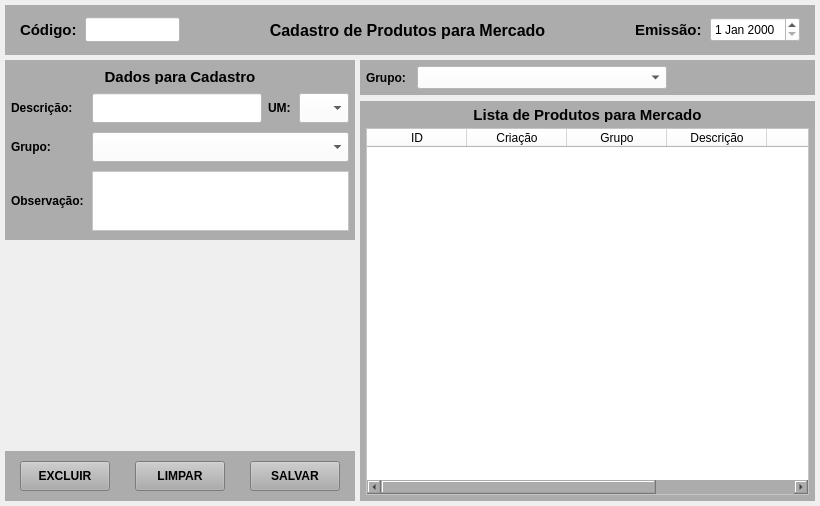
<?xml version="1.0" encoding="UTF-8"?>
<ui version="4.0">
 <class>MainWindow</class>
 <widget class="QMainWindow" name="MainWindow">
  <property name="geometry">
   <rect>
    <x>0</x>
    <y>0</y>
    <width>820</width>
    <height>506</height>
   </rect>
  </property>
  <property name="windowTitle">
   <string>Cadastro de Produtos para Mercado</string>
  </property>
  <widget class="QWidget" name="centralwidget">
   <layout class="QVBoxLayout" name="verticalLayout">
    <property name="spacing">
     <number>5</number>
    </property>
    <property name="leftMargin">
     <number>5</number>
    </property>
    <property name="topMargin">
     <number>5</number>
    </property>
    <property name="rightMargin">
     <number>5</number>
    </property>
    <property name="bottomMargin">
     <number>5</number>
    </property>
    <item>
     <widget class="QWidget" name="widget" native="true">
      <property name="minimumSize">
       <size>
        <width>0</width>
        <height>50</height>
       </size>
      </property>
      <property name="maximumSize">
       <size>
        <width>16777215</width>
        <height>50</height>
       </size>
      </property>
      <property name="styleSheet">
       <string notr="true">background-color: rgb(172, 172, 172);</string>
      </property>
      <layout class="QHBoxLayout" name="horizontalLayout">
       <property name="spacing">
        <number>5</number>
       </property>
       <property name="leftMargin">
        <number>15</number>
       </property>
       <property name="topMargin">
        <number>5</number>
       </property>
       <property name="rightMargin">
        <number>15</number>
       </property>
       <property name="bottomMargin">
        <number>5</number>
       </property>
       <item>
        <widget class="QLabel" name="label_4">
         <property name="minimumSize">
          <size>
           <width>60</width>
           <height>0</height>
          </size>
         </property>
         <property name="maximumSize">
          <size>
           <width>60</width>
           <height>16777215</height>
          </size>
         </property>
         <property name="font">
          <font>
           <pointsize>11</pointsize>
           <weight>75</weight>
           <bold>true</bold>
          </font>
         </property>
         <property name="text">
          <string>Código:</string>
         </property>
         <property name="alignment">
          <set>Qt::AlignLeading|Qt::AlignLeft|Qt::AlignVCenter</set>
         </property>
        </widget>
       </item>
       <item>
        <widget class="QLineEdit" name="line_Num">
         <property name="sizePolicy">
          <sizepolicy hsizetype="Preferred" vsizetype="Preferred">
           <horstretch>0</horstretch>
           <verstretch>0</verstretch>
          </sizepolicy>
         </property>
         <property name="minimumSize">
          <size>
           <width>95</width>
           <height>25</height>
          </size>
         </property>
         <property name="maximumSize">
          <size>
           <width>95</width>
           <height>25</height>
          </size>
         </property>
         <property name="font">
          <font>
           <pointsize>9</pointsize>
          </font>
         </property>
         <property name="styleSheet">
          <string notr="true">background-color: rgb(255, 255, 255);</string>
         </property>
         <property name="inputMask">
          <string/>
         </property>
         <property name="text">
          <string/>
         </property>
         <property name="frame">
          <bool>true</bool>
         </property>
         <property name="echoMode">
          <enum>QLineEdit::Normal</enum>
         </property>
         <property name="alignment">
          <set>Qt::AlignCenter</set>
         </property>
         <property name="dragEnabled">
          <bool>false</bool>
         </property>
         <property name="placeholderText">
          <string/>
         </property>
        </widget>
       </item>
       <item>
        <widget class="QLabel" name="label_titulo">
         <property name="font">
          <font>
           <pointsize>12</pointsize>
           <weight>75</weight>
           <bold>true</bold>
          </font>
         </property>
         <property name="text">
          <string>Cadastro de Produtos para Mercado</string>
         </property>
         <property name="alignment">
          <set>Qt::AlignCenter</set>
         </property>
        </widget>
       </item>
       <item>
        <widget class="QLabel" name="label">
         <property name="minimumSize">
          <size>
           <width>70</width>
           <height>0</height>
          </size>
         </property>
         <property name="maximumSize">
          <size>
           <width>70</width>
           <height>16777215</height>
          </size>
         </property>
         <property name="font">
          <font>
           <pointsize>11</pointsize>
           <weight>75</weight>
           <bold>true</bold>
          </font>
         </property>
         <property name="text">
          <string>Emissão:</string>
         </property>
        </widget>
       </item>
       <item>
        <widget class="QDateEdit" name="date_Emissao">
         <property name="sizePolicy">
          <sizepolicy hsizetype="Preferred" vsizetype="Preferred">
           <horstretch>0</horstretch>
           <verstretch>0</verstretch>
          </sizepolicy>
         </property>
         <property name="minimumSize">
          <size>
           <width>90</width>
           <height>25</height>
          </size>
         </property>
         <property name="maximumSize">
          <size>
           <width>90</width>
           <height>25</height>
          </size>
         </property>
         <property name="font">
          <font>
           <pointsize>9</pointsize>
           <weight>50</weight>
           <bold>false</bold>
          </font>
         </property>
         <property name="styleSheet">
          <string notr="true">background-color: rgb(255, 255, 255);</string>
         </property>
        </widget>
       </item>
      </layout>
     </widget>
    </item>
    <item>
     <widget class="QWidget" name="widget_2" native="true">
      <layout class="QGridLayout" name="gridLayout" columnstretch="0,0">
       <property name="leftMargin">
        <number>0</number>
       </property>
       <property name="topMargin">
        <number>0</number>
       </property>
       <property name="rightMargin">
        <number>0</number>
       </property>
       <property name="bottomMargin">
        <number>0</number>
       </property>
       <property name="spacing">
        <number>5</number>
       </property>
       <item row="0" column="0">
        <widget class="QWidget" name="widget_3" native="true">
         <property name="minimumSize">
          <size>
           <width>350</width>
           <height>0</height>
          </size>
         </property>
         <property name="maximumSize">
          <size>
           <width>350</width>
           <height>16777215</height>
          </size>
         </property>
         <layout class="QGridLayout" name="gridLayout_2">
          <property name="leftMargin">
           <number>0</number>
          </property>
          <property name="topMargin">
           <number>0</number>
          </property>
          <property name="rightMargin">
           <number>0</number>
          </property>
          <property name="bottomMargin">
           <number>0</number>
          </property>
          <property name="horizontalSpacing">
           <number>0</number>
          </property>
          <property name="verticalSpacing">
           <number>5</number>
          </property>
          <item row="2" column="0">
           <widget class="QWidget" name="widget_6" native="true">
            <property name="minimumSize">
             <size>
              <width>0</width>
              <height>50</height>
             </size>
            </property>
            <property name="maximumSize">
             <size>
              <width>16777215</width>
              <height>50</height>
             </size>
            </property>
            <property name="styleSheet">
             <string notr="true">background-color: rgb(172, 172, 172);</string>
            </property>
            <layout class="QHBoxLayout" name="horizontalLayout_2">
             <property name="spacing">
              <number>5</number>
             </property>
             <property name="leftMargin">
              <number>15</number>
             </property>
             <property name="topMargin">
              <number>5</number>
             </property>
             <property name="rightMargin">
              <number>15</number>
             </property>
             <property name="bottomMargin">
              <number>5</number>
             </property>
             <item>
              <widget class="QPushButton" name="btn_Excluir">
               <property name="sizePolicy">
                <sizepolicy hsizetype="Preferred" vsizetype="Preferred">
                 <horstretch>0</horstretch>
                 <verstretch>0</verstretch>
                </sizepolicy>
               </property>
               <property name="minimumSize">
                <size>
                 <width>90</width>
                 <height>30</height>
                </size>
               </property>
               <property name="maximumSize">
                <size>
                 <width>90</width>
                 <height>30</height>
                </size>
               </property>
               <property name="font">
                <font>
                 <pointsize>9</pointsize>
                 <weight>75</weight>
                 <bold>true</bold>
                </font>
               </property>
               <property name="cursor">
                <cursorShape>PointingHandCursor</cursorShape>
               </property>
               <property name="text">
                <string>EXCLUIR</string>
               </property>
              </widget>
             </item>
             <item>
              <widget class="QLabel" name="label_2">
               <property name="text">
                <string/>
               </property>
              </widget>
             </item>
             <item>
              <widget class="QPushButton" name="btn_Limpar">
               <property name="sizePolicy">
                <sizepolicy hsizetype="Preferred" vsizetype="Preferred">
                 <horstretch>0</horstretch>
                 <verstretch>0</verstretch>
                </sizepolicy>
               </property>
               <property name="minimumSize">
                <size>
                 <width>90</width>
                 <height>30</height>
                </size>
               </property>
               <property name="maximumSize">
                <size>
                 <width>90</width>
                 <height>30</height>
                </size>
               </property>
               <property name="font">
                <font>
                 <pointsize>9</pointsize>
                 <weight>75</weight>
                 <bold>true</bold>
                </font>
               </property>
               <property name="cursor">
                <cursorShape>PointingHandCursor</cursorShape>
               </property>
               <property name="text">
                <string>LIMPAR</string>
               </property>
              </widget>
             </item>
             <item>
              <widget class="QLabel" name="label_3">
               <property name="text">
                <string/>
               </property>
              </widget>
             </item>
             <item>
              <widget class="QPushButton" name="btn_Salvar">
               <property name="sizePolicy">
                <sizepolicy hsizetype="Preferred" vsizetype="Preferred">
                 <horstretch>0</horstretch>
                 <verstretch>0</verstretch>
                </sizepolicy>
               </property>
               <property name="minimumSize">
                <size>
                 <width>90</width>
                 <height>30</height>
                </size>
               </property>
               <property name="maximumSize">
                <size>
                 <width>90</width>
                 <height>30</height>
                </size>
               </property>
               <property name="font">
                <font>
                 <pointsize>9</pointsize>
                 <weight>75</weight>
                 <bold>true</bold>
                </font>
               </property>
               <property name="cursor">
                <cursorShape>PointingHandCursor</cursorShape>
               </property>
               <property name="text">
                <string>SALVAR</string>
               </property>
              </widget>
             </item>
            </layout>
           </widget>
          </item>
          <item row="0" column="0">
           <widget class="QWidget" name="widget_5" native="true">
            <property name="minimumSize">
             <size>
              <width>0</width>
              <height>150</height>
             </size>
            </property>
            <property name="maximumSize">
             <size>
              <width>16777215</width>
              <height>180</height>
             </size>
            </property>
            <property name="cursor">
             <cursorShape>ArrowCursor</cursorShape>
            </property>
            <property name="styleSheet">
             <string notr="true">background-color: rgb(172, 172, 172);</string>
            </property>
            <layout class="QVBoxLayout" name="verticalLayout_4">
             <property name="spacing">
              <number>6</number>
             </property>
             <property name="leftMargin">
              <number>6</number>
             </property>
             <property name="topMargin">
              <number>6</number>
             </property>
             <property name="rightMargin">
              <number>6</number>
             </property>
             <property name="bottomMargin">
              <number>6</number>
             </property>
             <item>
              <widget class="QLabel" name="label_titulo_2">
               <property name="minimumSize">
                <size>
                 <width>0</width>
                 <height>15</height>
                </size>
               </property>
               <property name="maximumSize">
                <size>
                 <width>16777215</width>
                 <height>15</height>
                </size>
               </property>
               <property name="font">
                <font>
                 <pointsize>11</pointsize>
                 <weight>75</weight>
                 <bold>true</bold>
                </font>
               </property>
               <property name="text">
                <string>Dados para Cadastro</string>
               </property>
               <property name="alignment">
                <set>Qt::AlignCenter</set>
               </property>
              </widget>
             </item>
             <item>
              <widget class="QWidget" name="widget_8" native="true">
               <property name="minimumSize">
                <size>
                 <width>0</width>
                 <height>25</height>
                </size>
               </property>
               <property name="maximumSize">
                <size>
                 <width>16777215</width>
                 <height>30</height>
                </size>
               </property>
               <layout class="QHBoxLayout" name="horizontalLayout_4">
                <property name="leftMargin">
                 <number>0</number>
                </property>
                <property name="topMargin">
                 <number>0</number>
                </property>
                <property name="rightMargin">
                 <number>0</number>
                </property>
                <property name="bottomMargin">
                 <number>0</number>
                </property>
                <item>
                 <widget class="QLabel" name="label_24">
                  <property name="minimumSize">
                   <size>
                    <width>75</width>
                    <height>0</height>
                   </size>
                  </property>
                  <property name="maximumSize">
                   <size>
                    <width>75</width>
                    <height>16777215</height>
                   </size>
                  </property>
                  <property name="font">
                   <font>
                    <pointsize>9</pointsize>
                    <weight>75</weight>
                    <bold>true</bold>
                   </font>
                  </property>
                  <property name="text">
                   <string>Descrição:</string>
                  </property>
                  <property name="alignment">
                   <set>Qt::AlignLeading|Qt::AlignLeft|Qt::AlignVCenter</set>
                  </property>
                 </widget>
                </item>
                <item>
                 <widget class="QLineEdit" name="line_Descricao">
                  <property name="sizePolicy">
                   <sizepolicy hsizetype="Preferred" vsizetype="Preferred">
                    <horstretch>0</horstretch>
                    <verstretch>0</verstretch>
                   </sizepolicy>
                  </property>
                  <property name="minimumSize">
                   <size>
                    <width>0</width>
                    <height>0</height>
                   </size>
                  </property>
                  <property name="maximumSize">
                   <size>
                    <width>16777215</width>
                    <height>16777215</height>
                   </size>
                  </property>
                  <property name="font">
                   <font>
                    <pointsize>9</pointsize>
                   </font>
                  </property>
                  <property name="styleSheet">
                   <string notr="true">background-color: rgb(255, 255, 255);</string>
                  </property>
                  <property name="text">
                   <string/>
                  </property>
                  <property name="maxLength">
                   <number>45</number>
                  </property>
                  <property name="alignment">
                   <set>Qt::AlignLeading|Qt::AlignLeft|Qt::AlignVCenter</set>
                  </property>
                 </widget>
                </item>
                <item>
                 <widget class="QLabel" name="label_11">
                  <property name="minimumSize">
                   <size>
                    <width>25</width>
                    <height>0</height>
                   </size>
                  </property>
                  <property name="maximumSize">
                   <size>
                    <width>25</width>
                    <height>16777215</height>
                   </size>
                  </property>
                  <property name="font">
                   <font>
                    <pointsize>9</pointsize>
                    <weight>75</weight>
                    <bold>true</bold>
                   </font>
                  </property>
                  <property name="text">
                   <string>UM:</string>
                  </property>
                 </widget>
                </item>
                <item>
                 <widget class="QComboBox" name="combo_UM">
                  <property name="sizePolicy">
                   <sizepolicy hsizetype="Preferred" vsizetype="Preferred">
                    <horstretch>0</horstretch>
                    <verstretch>0</verstretch>
                   </sizepolicy>
                  </property>
                  <property name="minimumSize">
                   <size>
                    <width>50</width>
                    <height>0</height>
                   </size>
                  </property>
                  <property name="maximumSize">
                   <size>
                    <width>50</width>
                    <height>16777215</height>
                   </size>
                  </property>
                  <property name="font">
                   <font>
                    <pointsize>9</pointsize>
                    <weight>50</weight>
                    <bold>false</bold>
                   </font>
                  </property>
                  <property name="styleSheet">
                   <string notr="true">background-color: rgb(255, 255, 255);</string>
                  </property>
                  <item>
                   <property name="text">
                    <string/>
                   </property>
                  </item>
                  <item>
                   <property name="text">
                    <string>UN</string>
                   </property>
                  </item>
                  <item>
                   <property name="text">
                    <string>LT</string>
                   </property>
                  </item>
                  <item>
                   <property name="text">
                    <string>KG</string>
                   </property>
                  </item>
                  <item>
                   <property name="text">
                    <string>MT</string>
                   </property>
                  </item>
                 </widget>
                </item>
               </layout>
              </widget>
             </item>
             <item>
              <widget class="QWidget" name="widget_10" native="true">
               <property name="minimumSize">
                <size>
                 <width>0</width>
                 <height>25</height>
                </size>
               </property>
               <property name="maximumSize">
                <size>
                 <width>16777215</width>
                 <height>30</height>
                </size>
               </property>
               <layout class="QHBoxLayout" name="horizontalLayout_5">
                <property name="leftMargin">
                 <number>0</number>
                </property>
                <property name="topMargin">
                 <number>0</number>
                </property>
                <property name="rightMargin">
                 <number>0</number>
                </property>
                <property name="bottomMargin">
                 <number>0</number>
                </property>
                <item>
                 <widget class="QLabel" name="label_13">
                  <property name="minimumSize">
                   <size>
                    <width>75</width>
                    <height>0</height>
                   </size>
                  </property>
                  <property name="maximumSize">
                   <size>
                    <width>75</width>
                    <height>16777215</height>
                   </size>
                  </property>
                  <property name="font">
                   <font>
                    <pointsize>9</pointsize>
                    <weight>75</weight>
                    <bold>true</bold>
                   </font>
                  </property>
                  <property name="text">
                   <string>Grupo:</string>
                  </property>
                 </widget>
                </item>
                <item>
                 <widget class="QComboBox" name="combo_Grupo">
                  <property name="sizePolicy">
                   <sizepolicy hsizetype="Preferred" vsizetype="Preferred">
                    <horstretch>0</horstretch>
                    <verstretch>0</verstretch>
                   </sizepolicy>
                  </property>
                  <property name="minimumSize">
                   <size>
                    <width>0</width>
                    <height>0</height>
                   </size>
                  </property>
                  <property name="maximumSize">
                   <size>
                    <width>16777215</width>
                    <height>16777215</height>
                   </size>
                  </property>
                  <property name="font">
                   <font>
                    <pointsize>9</pointsize>
                    <weight>50</weight>
                    <bold>false</bold>
                   </font>
                  </property>
                  <property name="styleSheet">
                   <string notr="true">background-color: rgb(255, 255, 255);</string>
                  </property>
                  <item>
                   <property name="text">
                    <string/>
                   </property>
                  </item>
                 </widget>
                </item>
               </layout>
              </widget>
             </item>
             <item>
              <widget class="QWidget" name="widget_9" native="true">
               <property name="minimumSize">
                <size>
                 <width>0</width>
                 <height>50</height>
                </size>
               </property>
               <property name="maximumSize">
                <size>
                 <width>16777215</width>
                 <height>60</height>
                </size>
               </property>
               <layout class="QHBoxLayout" name="horizontalLayout_3">
                <property name="leftMargin">
                 <number>0</number>
                </property>
                <property name="topMargin">
                 <number>0</number>
                </property>
                <property name="rightMargin">
                 <number>0</number>
                </property>
                <property name="bottomMargin">
                 <number>0</number>
                </property>
                <item>
                 <widget class="QLabel" name="label_28">
                  <property name="minimumSize">
                   <size>
                    <width>75</width>
                    <height>0</height>
                   </size>
                  </property>
                  <property name="maximumSize">
                   <size>
                    <width>75</width>
                    <height>16777215</height>
                   </size>
                  </property>
                  <property name="font">
                   <font>
                    <pointsize>9</pointsize>
                    <weight>75</weight>
                    <bold>true</bold>
                   </font>
                  </property>
                  <property name="text">
                   <string>Observação:</string>
                  </property>
                  <property name="alignment">
                   <set>Qt::AlignLeading|Qt::AlignLeft|Qt::AlignVCenter</set>
                  </property>
                 </widget>
                </item>
                <item>
                 <widget class="QPlainTextEdit" name="plain_Obs">
                  <property name="sizePolicy">
                   <sizepolicy hsizetype="Preferred" vsizetype="Preferred">
                    <horstretch>0</horstretch>
                    <verstretch>0</verstretch>
                   </sizepolicy>
                  </property>
                  <property name="minimumSize">
                   <size>
                    <width>0</width>
                    <height>0</height>
                   </size>
                  </property>
                  <property name="maximumSize">
                   <size>
                    <width>16777215</width>
                    <height>16777215</height>
                   </size>
                  </property>
                  <property name="font">
                   <font>
                    <pointsize>9</pointsize>
                   </font>
                  </property>
                  <property name="styleSheet">
                   <string notr="true">background-color: rgb(255, 255, 255);</string>
                  </property>
                 </widget>
                </item>
               </layout>
              </widget>
             </item>
            </layout>
           </widget>
          </item>
          <item row="1" column="0">
           <widget class="QWidget" name="widget_7" native="true">
            <property name="minimumSize">
             <size>
              <width>0</width>
              <height>0</height>
             </size>
            </property>
            <property name="maximumSize">
             <size>
              <width>16777215</width>
              <height>16777215</height>
             </size>
            </property>
           </widget>
          </item>
         </layout>
        </widget>
       </item>
       <item row="0" column="1">
        <widget class="QWidget" name="widget_11" native="true">
         <layout class="QVBoxLayout" name="verticalLayout_3">
          <property name="leftMargin">
           <number>0</number>
          </property>
          <property name="topMargin">
           <number>0</number>
          </property>
          <property name="rightMargin">
           <number>0</number>
          </property>
          <property name="bottomMargin">
           <number>0</number>
          </property>
          <item>
           <widget class="QWidget" name="widget_12" native="true">
            <property name="minimumSize">
             <size>
              <width>0</width>
              <height>35</height>
             </size>
            </property>
            <property name="maximumSize">
             <size>
              <width>16777215</width>
              <height>35</height>
             </size>
            </property>
            <property name="styleSheet">
             <string notr="true">background-color: rgb(172, 172, 172);</string>
            </property>
            <layout class="QHBoxLayout" name="horizontalLayout_6">
             <property name="leftMargin">
              <number>6</number>
             </property>
             <property name="topMargin">
              <number>6</number>
             </property>
             <property name="rightMargin">
              <number>6</number>
             </property>
             <property name="bottomMargin">
              <number>6</number>
             </property>
             <item>
              <widget class="QLabel" name="label_9">
               <property name="minimumSize">
                <size>
                 <width>45</width>
                 <height>0</height>
                </size>
               </property>
               <property name="maximumSize">
                <size>
                 <width>45</width>
                 <height>16777215</height>
                </size>
               </property>
               <property name="font">
                <font>
                 <pointsize>9</pointsize>
                 <weight>75</weight>
                 <bold>true</bold>
                </font>
               </property>
               <property name="text">
                <string>Grupo:</string>
               </property>
              </widget>
             </item>
             <item>
              <widget class="QComboBox" name="combo_Consulta_Grupo">
               <property name="sizePolicy">
                <sizepolicy hsizetype="Preferred" vsizetype="Preferred">
                 <horstretch>0</horstretch>
                 <verstretch>0</verstretch>
                </sizepolicy>
               </property>
               <property name="minimumSize">
                <size>
                 <width>250</width>
                 <height>0</height>
                </size>
               </property>
               <property name="maximumSize">
                <size>
                 <width>16777215</width>
                 <height>16777215</height>
                </size>
               </property>
               <property name="font">
                <font>
                 <pointsize>9</pointsize>
                </font>
               </property>
               <property name="styleSheet">
                <string notr="true">background-color: rgb(255, 255, 255);</string>
               </property>
               <item>
                <property name="text">
                 <string/>
                </property>
               </item>
              </widget>
             </item>
             <item>
              <widget class="QLabel" name="label_7">
               <property name="minimumSize">
                <size>
                 <width>0</width>
                 <height>0</height>
                </size>
               </property>
               <property name="maximumSize">
                <size>
                 <width>16777215</width>
                 <height>16777215</height>
                </size>
               </property>
               <property name="text">
                <string/>
               </property>
              </widget>
             </item>
            </layout>
           </widget>
          </item>
          <item>
           <widget class="QWidget" name="widget_4" native="true">
            <property name="styleSheet">
             <string notr="true">background-color: rgb(172, 172, 172);</string>
            </property>
            <layout class="QVBoxLayout" name="verticalLayout_2">
             <property name="spacing">
              <number>6</number>
             </property>
             <property name="leftMargin">
              <number>6</number>
             </property>
             <property name="topMargin">
              <number>6</number>
             </property>
             <property name="rightMargin">
              <number>6</number>
             </property>
             <property name="bottomMargin">
              <number>6</number>
             </property>
             <item>
              <widget class="QLabel" name="label_5">
               <property name="minimumSize">
                <size>
                 <width>0</width>
                 <height>15</height>
                </size>
               </property>
               <property name="maximumSize">
                <size>
                 <width>16777215</width>
                 <height>15</height>
                </size>
               </property>
               <property name="font">
                <font>
                 <pointsize>11</pointsize>
                 <weight>75</weight>
                 <bold>true</bold>
                </font>
               </property>
               <property name="text">
                <string>Lista de Produtos para Mercado</string>
               </property>
               <property name="alignment">
                <set>Qt::AlignCenter</set>
               </property>
              </widget>
             </item>
             <item>
              <widget class="QTableWidget" name="table_Lista">
               <property name="sizePolicy">
                <sizepolicy hsizetype="Preferred" vsizetype="Preferred">
                 <horstretch>0</horstretch>
                 <verstretch>0</verstretch>
                </sizepolicy>
               </property>
               <property name="font">
                <font>
                 <pointsize>7</pointsize>
                </font>
               </property>
               <property name="styleSheet">
                <string notr="true">background-color: rgb(255, 255, 255);</string>
               </property>
               <attribute name="verticalHeaderDefaultSectionSize">
                <number>0</number>
               </attribute>
               <attribute name="verticalHeaderMinimumSectionSize">
                <number>0</number>
               </attribute>
               <column>
                <property name="text">
                 <string>ID</string>
                </property>
               </column>
               <column>
                <property name="text">
                 <string>Criação</string>
                </property>
               </column>
               <column>
                <property name="text">
                 <string>Grupo</string>
                </property>
               </column>
               <column>
                <property name="text">
                 <string>Descrição</string>
                </property>
               </column>
               <column>
                <property name="text">
                 <string>Um</string>
                </property>
               </column>
               <column>
                <property name="text">
                 <string>Obs</string>
                </property>
               </column>
              </widget>
             </item>
            </layout>
           </widget>
          </item>
         </layout>
        </widget>
       </item>
      </layout>
     </widget>
    </item>
   </layout>
  </widget>
 </widget>
 <resources/>
 <connections/>
</ui>
